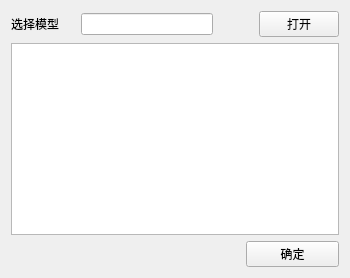
            <widget class="QWidget" name="tab">
             <attribute name="title">
              <string>导入模型</string>
             </attribute>
             <layout class="QHBoxLayout" name="horizontalLayout_4">
              <item>
               <layout class="QVBoxLayout" name="verticalLayout_2">
                <item>
                 <layout class="QHBoxLayout" name="horizontalLayout" stretch="1,1,8,0,1">
                  <item>
                   <widget class="QLabel" name="label">
                    <property name="text">
                     <string>选择模型</string>
                    </property>
                   </widget>
                  </item>
                  <item>
                   <spacer name="horizontalSpacer">
                    <property name="orientation">
                     <enum>Qt::Horizontal</enum>
                    </property>
                    <property name="sizeHint" stdset="0">
                     <size>
                      <width>40</width>
                      <height>20</height>
                     </size>
                    </property>
                   </spacer>
                  </item>
                  <item>
                   <widget class="QLineEdit" name="lineEdit">
                    <property name="text">
                     <string/>
                    </property>
                   </widget>
                  </item>
                  <item>
                   <spacer name="horizontalSpacer_2">
                    <property name="orientation">
                     <enum>Qt::Horizontal</enum>
                    </property>
                    <property name="sizeHint" stdset="0">
                     <size>
                      <width>40</width>
                      <height>20</height>
                     </size>
                    </property>
                   </spacer>
                  </item>
                  <item>
                   <widget class="QPushButton" name="pushButton">
                    <property name="text">
                     <string>打开</string>
                    </property>
                   </widget>
                  </item>
                 </layout>
                </item>
                <item>
                 <widget class="QTextBrowser" name="textBrowser"/>
                </item>
                <item>
                 <widget class="QPushButton" name="pushButton_2">
                  <property name="maximumSize">
                   <size>
                    <width>93</width>
                    <height>16777215</height>
                   </size>
                  </property>
                  <property name="layoutDirection">
                   <enum>Qt::RightToLeft</enum>
                  </property>
                  <property name="text">
                   <string>确定</string>
                  </property>
                 </widget>
                </item>
               </layout>
              </item>
             </layout>
            </widget>
